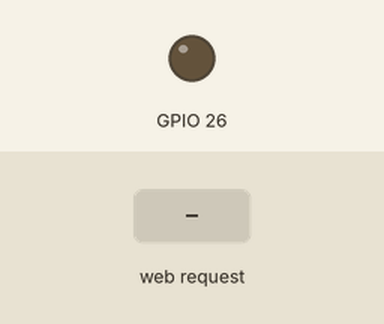
Recording of a sketch running on a simulated ESP32. On the bench: output pins drawn as LEDs (lit = HIGH). The test bench sets the inputs (shaded band). WiFi joins after 1.5 s; servers stay silent unless stated; what the sketch prints to the serial monitor is not drawn.

Above: at 2.7 s.
2.8 s: HTTP request GET /on received
At 3.7 s:
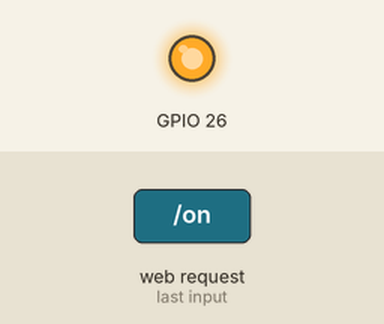
4.3 s: HTTP request GET /off received
At 4.9 s:
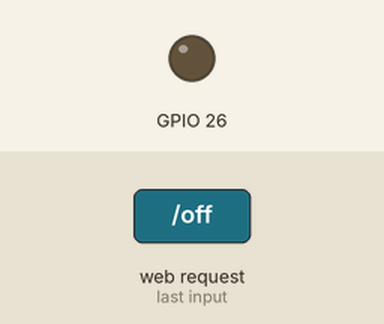
Timing chart, 0 to 7.3 s (numbered marks = the images above; inputs shaded):
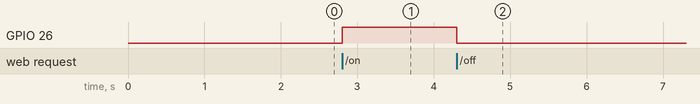

Measured:
- after the input at 2.8 s, GPIO 26: LOW → HIGH at once
- after the input at 4.3 s, GPIO 26: HIGH → LOW at once

The sketch:

AnalogReadSerial.ino
```cpp
#include <WiFi.h>
#include <WebServer.h>

const char* ssid = "tes couilles";        // Remplace par ton SSID Wi-Fi
const char* password = "0987654312";     // Remplace par ton mot de passe

IPAddress local_IP(192, 168, 137, 200);  // IP statique à adapter
IPAddress gateway(192, 168, 137, 1);
IPAddress subnet(255, 255, 255, 0);

WebServer server(80);

void setup() {
  Serial.begin(115200);

  if (!WiFi.config(local_IP, gateway, subnet)) {
    Serial.println("Erreur de configuration IP statique");
  }

  WiFi.begin(ssid, password);
  Serial.print("Connexion au Wi-Fi");

  while (WiFi.status() != WL_CONNECTED) {
    delay(500);
    Serial.print(".");
  }

  Serial.println("\nConnecté au Wi-Fi");
  Serial.print("Adresse IP : ");
  Serial.println(WiFi.localIP());

  pinMode(26, OUTPUT);

  server.on("/on", []() {
    digitalWrite(26, HIGH);
    server.send(200, "text/plain", "Buzzer ON");
  });

  server.on("/off", []() {
    digitalWrite(26, LOW);
    server.send(200, "text/plain", "Buzzer OFF");
  });

  server.begin();
}

void loop() {
  server.handleClient();
}
```
